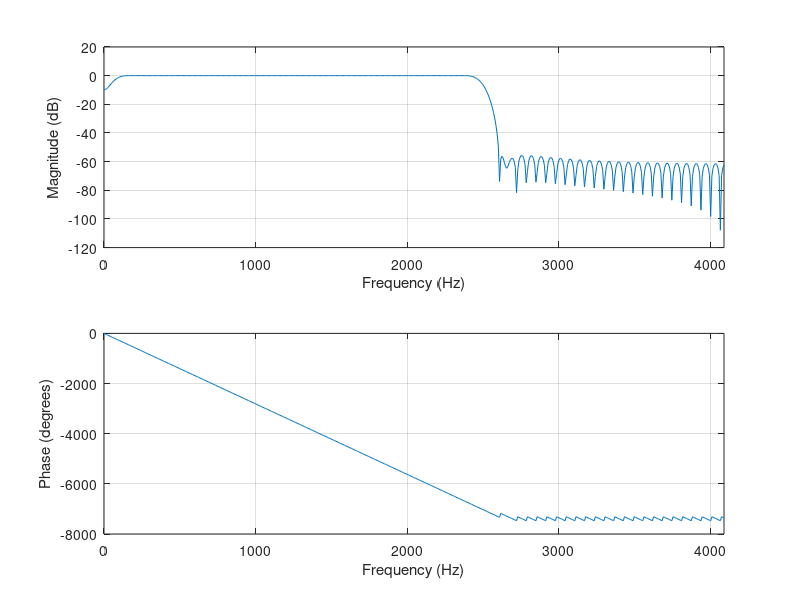

The MATLAB script that drew this image:
sf = 8192; sf2 = sf/2;
b = fir1( 128, [50, 2500] ./ sf2 , "pass");
#b = fir1( 50, [1900, 2500] ./ sf2 , "pass");
#b = fir1( 50, [3650, 3750] ./ sf2 , "pass");
#b = fir1( 50, 3500 / sf2 , "high");

clf
[h, w] = freqz (b, [1], 512, sf);
freqz_plot (w, h);
csvwrite("filter_values.csv", b);
